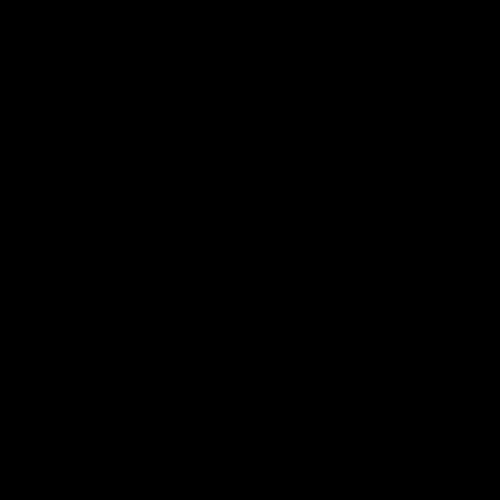
Frame 1 (no input)
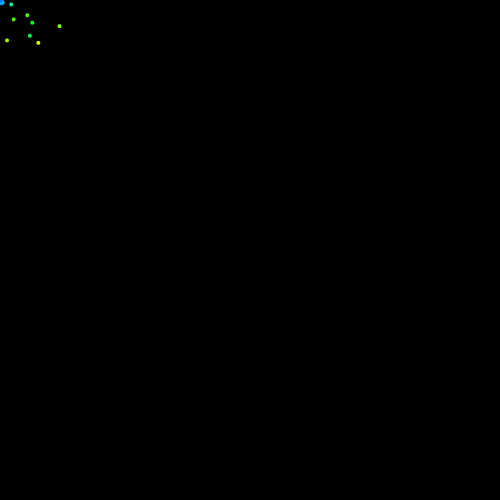
Frame 60 (the mouse pressed at the canvas centre just before this capture)
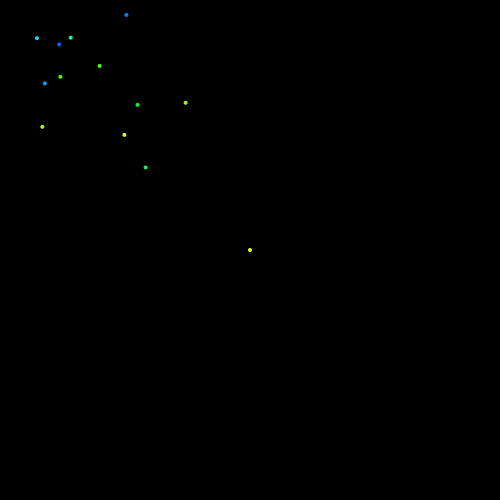
Frame 120 (the mouse held since frame 60 and released just before this capture)

The Processing sketch that drew these frames (run headless with seeded random() and noise(); from frame 60 on, the mouse is pressed at the canvas centre):

// Processing sketch: DotAcceleration
// ── DotAcceleration.pde
ArrayList<Dot> dots;
int currentColor;

void setup()
{
  size(500, 500);
  colorMode(HSB, 100);
  noStroke();
  
  //create new array list for dots
  dots = new ArrayList<Dot>();
}

void draw()
{
  background(0);
  //colors
  if(currentColor > 100)
      currentColor = 0;
  currentColor++;
  
  //show the ddots
  for(Dot d : dots)
    d.showDot();
  
  //declare PVectors
  PVector position = new PVector(mouseX, mouseY);
  PVector velocity = new PVector(random(-2,2), random(-2,2));
  
  dots.add(new Dot(position, velocity));
   
   //remove dots
   for (int i=dots.size()-1; i>=0; i--)
     if(dots.get(i).alive == false)
       dots.remove(i);
}

class Dot
{
 PVector position;
 PVector velocity;
 float r;
 int hue;
 boolean alive = true;
 
 Dot(PVector position, PVector velocity)
 {
   this.position = position.copy();
   this.velocity = velocity.copy();
   r = 2;
   hue = currentColor;
 }
 
 void showDot()
 {
   fill(hue, 100, 100);
   
   ellipse(position.x, position.y, 2*r, 2*r);
   
   //update acceleration
   PVector acceleration = new PVector(width/2, height/2);
   acceleration.sub(position);
   float m = acceleration.mag();
   acceleration.mult(1/m/m/m);
   acceleration.mult(1000);
   
   velocity.add(acceleration);
   position.add(velocity);
   
   //not alive when out of borders
   if(position.x>width || position.x<0 || position.y>height || position.y<0)
     alive = false;
 }
}
